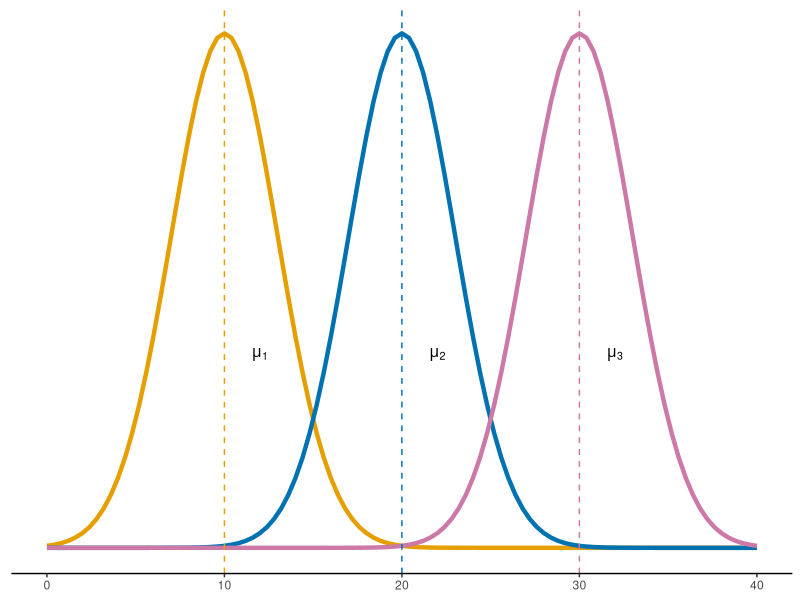
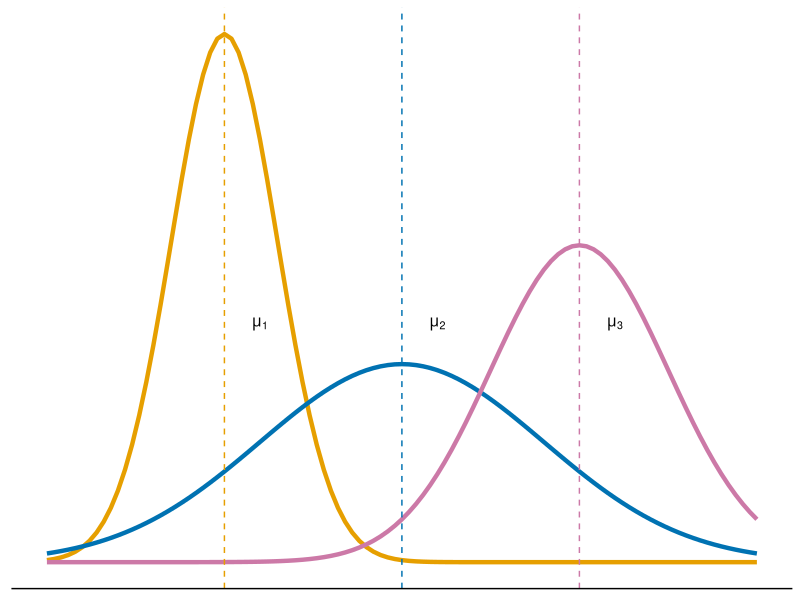
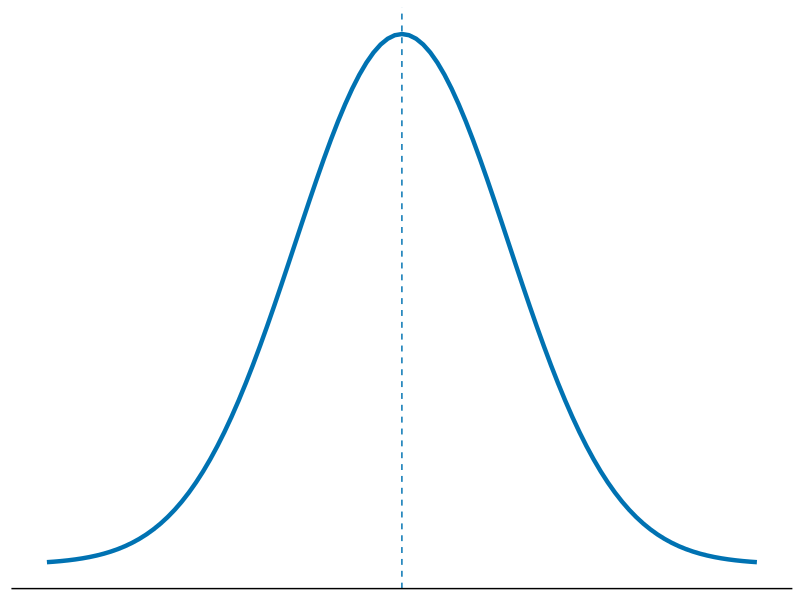
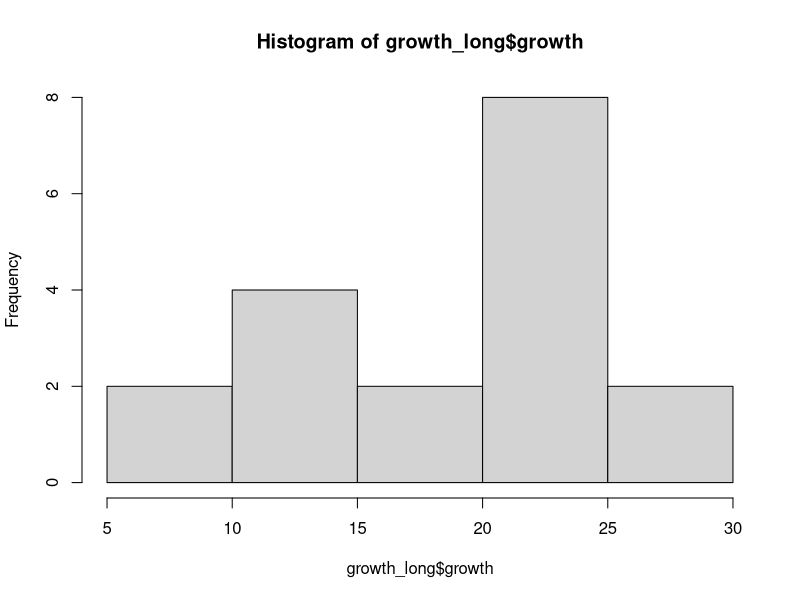

Here is the R script that generated these plots, in order:
## ---- chunk 1
#| echo: true
# Reading in data
growth <- data.frame(plant = c("plant 1","plant 2","plant 3","plant 4","plant 5","plant6"),
                     low = c(9.44,10.94,14.67,17.22,14.75,8.47),
                     medium = c(12.18,24.28,18.68,21.53,23.68,20.51),
                     high = c(28.05,23.42,24.58,27.25,20.50,24.57))
growth
## ---- chunk 2
#| echo: true
#| code-line-numbers: "|3|4|5|6|"
# Putting data in long format
library(tidyr)
growth_long <- pivot_longer(data = growth,
                            cols = "low":"high",
                            names_to = "light_level",
                            values_to = "growth")
head(growth_long)
## ---- chunk 3
#| fig-align: center

library(ggplot2)

ggplot(data.frame(x = c(0,40)), aes(x = x)) +
  stat_function(fun = dnorm, args = list(mean = 10, sd = 3), color = "#E69F00", linewidth = 1.5) +
  stat_function(fun = dnorm, args = list(mean = 20, sd = 3), color = "#0072B2", linewidth = 1.5) +
  stat_function(fun = dnorm, args = list(mean = 30, sd = 3), color = "#CC79A7", linewidth = 1.5) + 
  geom_vline(xintercept = c(10,20,30), 
             color = c("#E69F00","#0072B2","#CC79A7"), 
             linetype = "dashed") +
  geom_text(data = data.frame(
    x = c(12, 22, 32),
    y = c(0.05, 0.05, 0.05),
    label = c("mu[1]", "mu[2]", "mu[3]")),
    aes(x = x, y = y, label = label), parse = TRUE) +
  theme(axis.line = element_line(colour = "black"),
        panel.grid.major = element_blank(),
        panel.grid.minor = element_blank(),
        panel.border = element_blank(),
        panel.background = element_blank(),
        axis.ticks.y = element_blank(),
        axis.text.y = element_blank(),
        axis.title.y = element_blank(),
        axis.title.x = element_blank(),
        axis.line.y = element_blank())
## ---- chunk 4
#| fig-align: center

ggplot(data.frame(x = c(0,40)), aes(x = x)) +
  stat_function(fun = dnorm, args = list(mean = 10, sd = 3), color = "#E69F00", linewidth = 1.5) +
  stat_function(fun = dnorm, args = list(mean = 20, sd = 8), color = "#0072B2", linewidth = 1.5) +
  stat_function(fun = dnorm, args = list(mean = 30, sd = 5), color = "#CC79A7", linewidth = 1.5) + 
  geom_vline(xintercept = c(10,20,30), 
             color = c("#E69F00","#0072B2","#CC79A7"), 
             linetype = "dashed") +
  geom_text(data = data.frame(
    x = c(12, 22, 32),
    y = c(0.06, 0.06, 0.06),
    label = c("mu[1]", "mu[2]", "mu[3]")),
    aes(x = x, y = y, label = label), parse = TRUE) +
  theme(axis.line = element_line(colour = "black"),
        panel.grid.major = element_blank(),
        panel.grid.minor = element_blank(),
        panel.border = element_blank(),
        panel.background = element_blank(),
        axis.ticks.y = element_blank(),
        axis.text.y = element_blank(),
        axis.title.y = element_blank(),
        axis.ticks.x = element_blank(),
        axis.text.x = element_blank(),
        axis.title.x = element_blank(),
        axis.line.y = element_blank())
## ---- chunk 5
#| fig-align: center

ggplot(data.frame(x = c(-20,60)), aes(x = x)) +
  stat_function(fun = dnorm, args = list(mean = 20, sd = 12), color = "#0072B2", linewidth = 1.5) +
  geom_vline(xintercept = 20, 
             color = "#0072B2", 
             linetype = "dashed") +
  theme(axis.line = element_line(colour = "black"),
        panel.grid.major = element_blank(),
        panel.grid.minor = element_blank(),
        panel.border = element_blank(),
        panel.background = element_blank(),
        axis.ticks.y = element_blank(),
        axis.text.y = element_blank(),
        axis.title.y = element_blank(),
        axis.ticks.x = element_blank(),
        axis.text.x = element_blank(),
        axis.title.x = element_blank(),
        axis.line.y = element_blank())
## ---- chunk 6
#| fig-align: center
hist(growth_long$growth)
## ---- chunk 7
#| echo: true
#| code-line-numbers: "|2|3|"
# Run an ANOVA
model <- lm(growth ~ light_level, data = growth_long)
anova(model)
## ---- chunk 8
growth2 <- data.frame(plant = c(1:6),
                     fertilizer = rep(c("Y","N"),3),
                     low = c(9.44,10.94,14.67,17.22,14.75,8.47),
                     medium = c(12.18,24.28,18.68,21.53,23.68,20.51),
                     high = c(28.05,23.42,24.58,27.25,20.50,24.57))
growth_long2 <- pivot_longer(data = growth2,
                            cols = "low":"high",
                            names_to = "light_level",
                            values_to = "growth")
head(growth_long2)
## ---- chunk 9
#| echo: true
#| code-line-numbers: "|2|3|"
# Run a two-way ANOVA
model2 <- lm(growth ~ light_level*fertilizer, data = growth_long2)
anova(model2)
